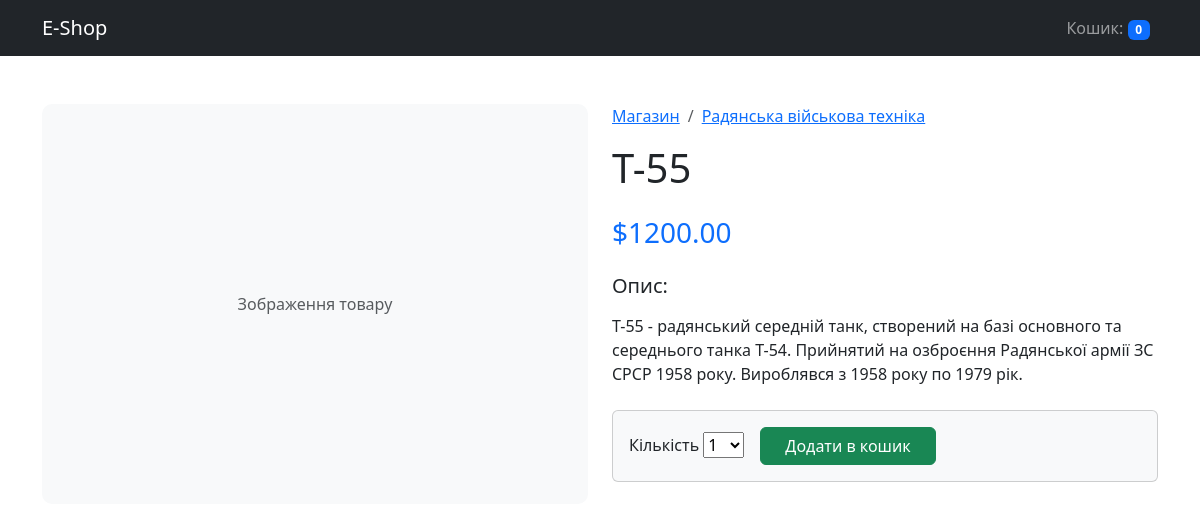
Screenshot of /1/t-55/ with the database file from the repository.
### shop/models.py (models this page shows, shortened)
class Product(models.Model):
    category = models.ForeignKey(
        Category,
        related_name="products",
        on_delete=models.CASCADE
    )
    name = models.CharField(max_length=200, db_index=True)
    slug = models.SlugField(max_length=200, db_index=True)
    description = models.TextField(blank=True)
    price = models.DecimalField(max_digits=10, decimal_places=2)
    available = models.BooleanField(default=True)
    created = models.DateTimeField(auto_now_add=True)
    updated = models.DateTimeField(auto_now=True)
    class Meta:
        verbose_name = "Товар"
        verbose_name_plural = "Товари"
        ordering = ("-created",)

class Category(models.Model):
    name = models.CharField(max_length=200, db_index=True)
    slug = models.SlugField(max_length=200, unique=True)
    class Meta:
        verbose_name = "Категорія"
        verbose_name_plural = "Категорії"

### shop/views.py (the view)
def product_detail(request, id, slug):
    product = get_object_or_404(Product, id=id, slug=slug, available=True)
    cart_product_form = CartAddProductForm()
    return render(
        request,
        "shop/product/detail.html",
        {"product": product, "cart_product_form": cart_product_form},
    )

### shop/forms.py
class CartAddProductForm(forms.Form):
    quantity = forms.TypedChoiceField(
        choices=PRODUCT_QUANTITY_CHOICES, coerce=int, label="Кількість"
    )
    override = forms.BooleanField(
        required=False, initial=False, widget=forms.HiddenInput
    )

### shop/cart.py (called while the page is built)
    def __len__(self):
        return sum(item["quantity"] for item in self.cart.values())

### shop/context_processors.py (called while the page is built)
def cart(request):
    return {"cart": Cart(request)}

### templates/shop/product/detail.html (shortened to what this page needs)
{% extends "base.html" %}
{% block content %}
<div class="row mt-5">
    <div class="col-md-6">
        <div class="bg-light d-flex align-items-center justify-content-center" style="height: 400px; border-radius: 10px;">
            <span class="text-muted">Зображення товару</span>
        </div>
    </div>
    <div class="col-md-6">
        <nav aria-label="breadcrumb">
            <ol class="breadcrumb">
                <li class="breadcrumb-item"><a href="{% url 'shop:product_list' %}">Магазин</a></li>
                <li class="breadcrumb-item">
                    <a href="{% url 'shop:product_list_by_category' product.category.slug %}">
                        {{ product.category.name }}
                    </a>
                </li>
            </ol>
        </nav>
        <h1>{{ product.name }}</h1>
        <h3 class="text-primary my-4">${{ product.price }}</h3>
        <div class="mb-4">
            <h5>Опис:</h5>
            <p>{{ product.description|linebreaks }}</p>
        </div>
        <div class="card bg-light">
            <div class="card-body">
                <form action="{% url 'shop:cart_add' product.id %}" method="post" class="d-flex align-items-end">
                    <div class="me-3">
                        <label class="form-label">{{ cart_product_form.quantity.label }}</label>
                        {{ cart_product_form.quantity }}
                    </div>
                    <button type="submit" class="btn btn-success px-4">Додати в кошик</button>
                </form>
            </div>
        </div>
    </div>
</div>
{% endblock %}

### rows the page displays
Product: category.name "Радянська військова техніка", name "Т-55", price "1200.00", description "Т-55 - радянський середній танк, створений на базі основного та середнього танка Т-54. Прийнятий на озброєння Радянської армії ЗС СРСР 1958 року. Вироблявся з 1958 року по 1979 рік."

### other values shown
{{ cart_product_form.quantity.label }} "Кількість"
